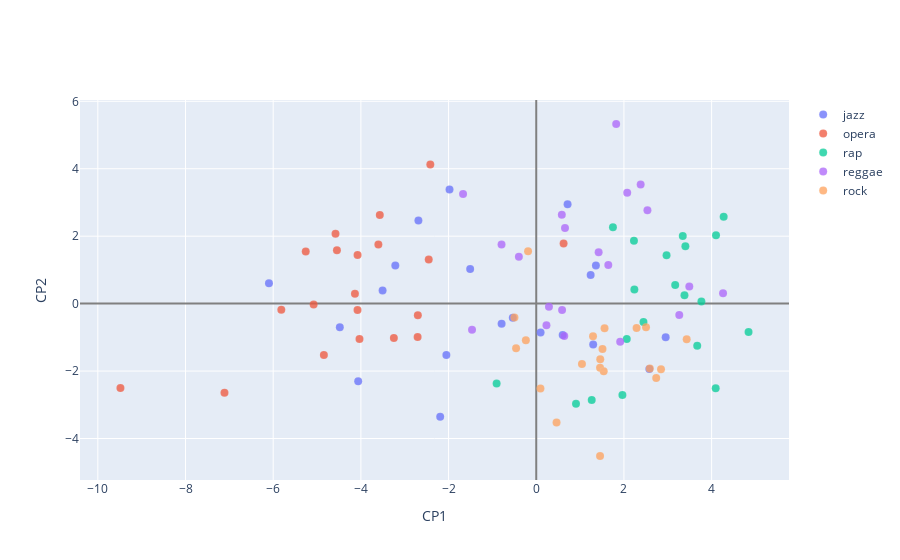

Write notebook code for a chart like this one.
### Code cell
results = []

for name in ('jazz', 'opera', 'rap', 'reggae', 'rock'):
    result = go.Scatter (x = Y[df_t["Genero"]==name,0], y = Y[df_t["Genero"]==name,1], 
    text = nombres[df_t["Genero"]==name],
    mode = "markers", name = name, marker = {"size":8, "line": {"color": "rgba(225,225,225,0.2)","width": 0.5}}, opacity= 0.75)
    results.append(result)

layout = go.Layout(xaxis = {"title":'CP1', "showline" :False, "zerolinecolor" : "gray"}, yaxis = {"title" :'CP2', "showline" :False, "zerolinecolor" : "gray"})

fig = go.Figure(data=results, layout=layout)
fig.show()

### Figure 1 — Plotly figure (JSON) as saved in the notebook; plotly's stock layout.template omitted (floating-point values rounded to 4 significant figures)
{"data": [{"marker": {"line": {"color": "rgba(225,225,225,0.2)", "width": 0.5}, "size": 8}, "mode": "markers", "name": "jazz", "opacity": 0.75, "text": ["data/jazz/Body And Soul (2008 Remastered)_4LnEuDASRWY.mp3", "data/jazz/Ella Fitzgerald - How High The Moon (High Quality - Remastered)_djZCe7ou3kY.mp3", "data/jazz/Ella Fitzgerald - Mack The Knife (Live)_lhg2VlayHTI.mp3", "data/jazz/Fats Waller - Ain't Misbehavin' (Audio)_pZ8fWP6a3Q4.mp3", "data/jazz/Fly Me To The Moon (2008 Remastered)_ZEcqHA7dbwM.mp3", "data/jazz/God bless the child - Billie Holiday_bKNtP1zOVHw.mp3", "data/jazz/Herbie Hancock - Cantaloupe Island_8B1oIXGX0Io.mp3", "data/jazz/Miles Davis - Stella by Starlight (Audio) (Official Audio)_XGx1HvLV_NQ.mp3", "data/jazz/My Favorite Things.mp3", "data/jazz/My Funny Valentine.mp3", "data/jazz/Ray Charles - Georgia On My Mind (Official Video)_ggGzE5KfCio.mp3", "data/jazz/Round Midnight.mp3", "data/jazz/Sarah Vaughan - I Got Rhythm_7HTF-zLdhqg.mp3", "data/jazz/Sonny Rollins - St. Thomas (Official Audio)_fdakJqKPRDE.mp3", "data/jazz/Strange Fruit.mp3", "data/jazz/Summertime.mp3", "data/jazz/Take Five.mp3", "data/jazz/Take the _A_ Train.mp3", "data/jazz/The Girl From Ipanema (2008 Remastered)_mD6pbCSeWLs.mp3", "data/jazz/Yardbird Suite.mp3"], "type": "scatter", "x": [-3.505, 2.58, 1.299, -4.062, 1.361, -6.097, -0.7903, -0.5348, 0.7148, -3.215, -2.191, -1.507, 0.09912, 0.6035, -2.688, -4.48, 1.241, 2.952, -2.05, -1.978], "y": [0.3923, -1.942, -1.216, -2.304, 1.134, 0.6019, -0.5938, -0.4177, 2.948, 1.128, -3.358, 1.025, -0.8533, -0.9338, 2.464, -0.6979, 0.8505, -0.9942, -1.522, 3.387]}, {"marker": {"line": {"color": "rgba(225,225,225,0.2)", "width": 0.5}, "size": 8}, "mode": "markers", "name": "opera", "opacity": 0.75, "text": ["data/opera/Andrea Bocelli - Por ti volare_uTlPPqPodiA.mp3", "data/opera/Anna Netrebko - Sempre Libera (La Traviata, Verdi).mp3", "data/opera/Caro nome.mp3", "data/opera/Che gelida manina.mp3", "data/opera/Don Carlo_ _Ella giammai m'amò_ (Ferruccio Furlanetto).mp3", "data/opera/Eugene Onegin_ Letter Scene -- Anna Netrebko.mp3", "data/opera/HAENDEL _ Lascia ch'io pianga, par Patricia Petibon._Z5WUO7hsgCA.mp3", "data/opera/Handel's Alcina - 'Tornami a vagheggiar' (Louise Alder, Antonio Pappano; The Royal Opera)_dFxt-ShtIZQ.mp3", "data/opera/Henry Purcell_ Dido's Lament (Dido and Aeneas); Anna Dennis, soprano, with Voices of Music 4K UHD.mp3", "data/opera/La fille du régiment - 'Ah_ mes amis' (Donizetti; Juan Diego Flórez, The Royal Opera).mp3", "data/opera/Largo al factotum.mp3", "data/opera/Lisette Oropesa - Deh vieni, non tardar.mp3", "data/opera/Maria Callas sings _Casta Diva_ (Bellini_ Norma, Act 1)_s-TwMfgaDC8.mp3", "data/opera/NessunDorma_Opera.mp3", "data/opera/O Mio Babbino Caro.mp3", "data/opera/Samson et Dalila_ “Mon cœur s’ouvre à ta voix”.mp3", "data/opera/The Magic Flute – Queen of the Night aria (Mozart; Diana Damrau, The Royal Opera)_YuBeBjqKSGQ.mp3", "data/opera/Tosca_ _E lucevan le stelle_.mp3", "data/opera/Va, pensiero.mp3", "data/opera/Vesti la giubba.mp3"], "type": "scatter", "x": [-2.706, -2.452, -2.416, -4.032, -5.815, -5.077, -3.569, -7.111, -5.258, -3.248, -2.701, -4.579, -3.601, -4.844, -4.546, -9.484, -4.076, -4.136, 0.6239, -4.077], "y": [-0.9916, 1.305, 4.128, -1.048, -0.1812, -0.02865, 2.632, -2.644, 1.545, -1.017, -0.3416, 2.069, 1.752, -1.521, 1.586, -2.506, 1.445, 0.2909, 1.784, -0.1882]}, {"marker": {"line": {"color": "rgba(225,225,225,0.2)", "width": 0.5}, "size": 8}, "mode": "markers", "name": "rap", "opacity": 0.75, "text": ["data/rap/Big Poppa.mp3", "data/rap/Check Yo Self-HdOhwPovkHI.mp3", "data/rap/Eminem - Without Me (Official Music Video)-YVkUvmDQ3HY.mp3", "data/rap/Eminem, Dr. Dre - Forgot About Dre (Explicit) (Official Music Video) ft. Hittman-QFcv5Ma8u8k.mp3", "data/rap/Eric B. &amp; Rakim - I Ain't No Joke-2TN-kDEKxF0.mp3", "data/rap/Eric B. &amp; Rakim - Juice (Know The Ledge)-OPkWYTUiPTo.mp3", "data/rap/Hotline Bling.mp3", "data/rap/Hypnotize (2007 Remaster)-k1qpgQr8wXk.mp3", "data/rap/It Was A Good Day.mp3", "data/rap/KASE.O - TUTORIAL a.k.a. CASINO _Video Lyric_ (Prod. XTRAGOS)-l1C-p4O3MsE.mp3", "data/rap/LoseYourself_HipHop.mp3", "data/rap/Mobb Deep - Shook Ones, Pt. II (Official HD Video)-yoYZf-lBF_U.mp3", "data/rap/Ninguna Chavala Tiene Dueño - Porque Ella Me Lo Dijo.mp3", "data/rap/Rakim - When I B On Tha Mic (Official Music Video)-M34OelgSlKI.mp3", "data/rap/SICKO MODE.mp3", "data/rap/Still D.R.E..mp3", "data/rap/Straight Outta Compton.mp3", "data/rap/The Notorious B.I.G. - Juicy (Official Video) [4K]-_JZom_gVfuw.mp3", "data/rap/Warren G - Regulate (Official Music Video) ft. Nate Dogg-1plPyJdXKIY.mp3", "data/rap/Wu-Tang Clan - C.R.E.A.M. (Official HD Video)-PBwAxmrE194.mp3"], "type": "scatter", "x": [1.265, 3.767, 4.101, 2.446, 3.342, 2.065, 2.229, 3.672, 2.238, 4.275, 3.402, 4.843, -0.9039, 1.965, 3.381, 3.169, 4.093, 0.9067, 1.749, 2.972], "y": [-2.856, 0.0638, 2.027, -0.5422, 2.007, -1.047, 1.865, -1.249, 0.4199, 2.575, 1.705, -0.8437, -2.372, -2.71, 0.2461, 0.5488, -2.512, -2.973, 2.268, 1.437]}, {"marker": {"line": {"color": "rgba(225,225,225,0.2)", "width": 0.5}, "size": 8}, "mode": "markers", "name": "reggae", "opacity": 0.75, "text": ["data/reggae/Bob Andy - Unchained (Studio One)-OY5JNcn9Bgs.mp3", "data/reggae/Bob Marley - Get Up Stand Up [HQ Sound]-X2W3aG8uizA.mp3", "data/reggae/Bob Marley - One Love-vdB-8eLEW8g.mp3", "data/reggae/Buju Banton - Blessed-tzmzKtOaVf4.mp3", "data/reggae/Damian 'Jr. Gong' Marley - Welcome To Jamrock (Official Video)-_GZlJGERbvE.mp3", "data/reggae/Desmond Dekker & The Aces – Israelites (Official Lyrics Video)-0wSXTN2EfRo.mp3", "data/reggae/Eric Donaldson - Cherry Oh Baby [Best Quality]-Xesu5vC_9bc.mp3", "data/reggae/Inner Circle - Bad Boys (Video original)-Zd68AthoNIw.mp3", "data/reggae/Jimmy Cliff - Many Rivers To Cross (Lyrics on screen)-QvBEpwcGM2o.mp3", "data/reggae/Legalize It.mp3", "data/reggae/Marcus Garvey.mp3", "data/reggae/Night Nurse.mp3", "data/reggae/No Woman, No Cry.mp3", "data/reggae/Pressure Drop.mp3", "data/reggae/Red Red Wine.mp3", "data/reggae/Sister Nancy - BAM BAM-qXnT3LFTc-s.mp3", "data/reggae/The Harder They Come.mp3", "data/reggae/The Paragons - 'The Tide Is High' (Official Audio)-SQXqkiKXiHc.mp3", "data/reggae/The Wailers  - Stir It Up - The Old Grey Whistle-pJ1kq7GE2i0.mp3", "data/reggae/Welcome To Jamrock.mp3"], "type": "scatter", "x": [1.823, 1.423, -0.7915, 0.2902, 3.263, 0.5896, 0.5832, 1.915, -0.3963, 2.381, 2.075, 2.536, 0.6556, 0.233, 3.491, -1.669, 0.6391, 1.643, -1.465, 4.261], "y": [5.327, 1.525, 1.75, -0.09364, -0.3338, -0.1906, 2.635, -1.127, 1.392, 3.529, 3.29, 2.771, 2.239, -0.642, 0.5074, 3.253, -0.9632, 1.148, -0.7754, 0.3111]}, {"marker": {"line": {"color": "rgba(225,225,225,0.2)", "width": 0.5}, "size": 8}, "mode": "markers", "name": "rock", "opacity": 0.75, "text": ["data/rock/Bill Withers - Aint No Sunshine (Official Audio)-YuKfiH0Scao.mp3", "data/rock/BLACK SABBATH - Paranoid (Official Video)-0qanF-91aJo.mp3", "data/rock/BohemianRhapsody_Rock.mp3", "data/rock/Eye of the Tiger.mp3", "data/rock/Fade To Black (Remastered)-9HZ_tx8aWuA.mp3", "data/rock/Greta Van Fleet - Highway Tune (Official Video)-aJg4OJxp-co.mp3", "data/rock/Highway to Hell.mp3", "data/rock/Iron Maiden - The Trooper (Official Video)-X4bgXH3sJ2Q.mp3", "data/rock/Kiss - I Was Made For Lovin You-ZhIsAZO5gl0.mp3", "data/rock/Led Zeppelin - Whole Lotta Love (Official Music Video)-HQmmM_qwG4k.mp3", "data/rock/Misty Mountain Hop - Remaster.mp3", "data/rock/Nightrain.mp3", "data/rock/One.mp3", "data/rock/Prófugos.mp3", "data/rock/Queen - Dont Stop Me Now (Official Video)-HgzGwKwLmgM.mp3", "data/rock/Rock and Roll - Remaster.mp3", "data/rock/The Jimi Hendrix Experience - Purple Haze (Official Audio)-WGoDaYjdfSg.mp3", "data/rock/The Rolling Stones - (I Cant Get No) Satisfaction (Official Lyric Video)-nrIPxlFzDi0.mp3", "data/rock/The Rolling Stones - Gimme Shelter (Official Lyric Video)-RbmS3tQJ7Os.mp3", "data/rock/Willie Nelson - On The Road Again (Official Audio)-dBN86y30Ufc.mp3"], "type": "scatter", "x": [-0.1869, 2.504, -0.4599, 1.558, 1.456, 2.289, 2.591, 1.042, 3.431, 1.295, 0.09572, 0.4632, 1.455, 2.846, 1.46, 2.736, 1.539, 1.511, -0.237, -0.4972], "y": [1.554, -0.7009, -1.326, -0.7293, -4.519, -0.7232, -1.923, -1.788, -1.056, -0.9681, -2.516, -3.527, -1.904, -1.947, -1.652, -2.206, -2.007, -1.343, -1.086, -0.409]}], "layout": {"xaxis": {"showline": false, "title": {"text": "CP1"}, "zerolinecolor": "gray"}, "yaxis": {"showline": false, "title": {"text": "CP2"}, "zerolinecolor": "gray"}}}
